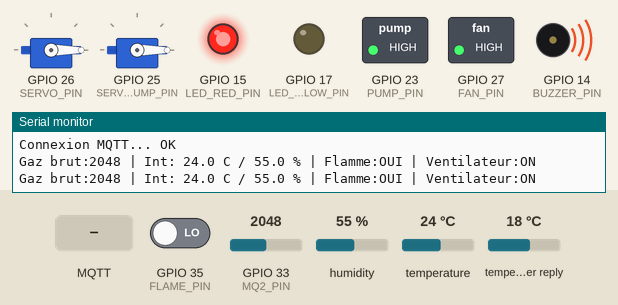
The sketch below on a simulated ESP32. Parts: 2 × servo, switched loads named in the sketch (green lamp = pin HIGH), output pins drawn as LEDs (lit = HIGH), buzzer (waves = sounding, pin HIGH), the last lines printed to the serial monitor. Inputs (shaded band) come from the test bench; at power-on: GPIO 35 (FLAME_PIN) LOW, GPIO 33 (MQ2_PIN) = 2048, humidity 55 %, temperature 24 °C, temperature in the weather reply 18 °C. WiFi joins after 1.5 s; servers stay silent unless stated; uploads are accepted with an empty reply; no MQTT or app messages arrive unless stated; web services answer with replies made up by the test bench; not simulated (calls return 0 or success): secrets.h.

Above: at 2.9 s.
3.0 s: GPIO 35 (FLAME_PIN) driven HIGH
At 3.55 s:
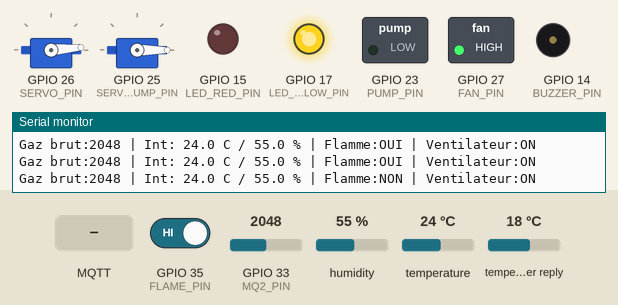
6.5 s: MQTT message "pump_on" arrives on the first subscribed topic
At 7.3 s:
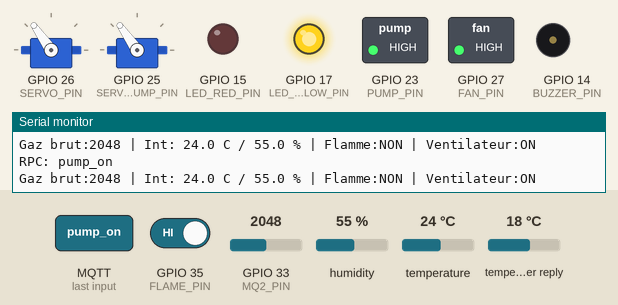
8.2 s: GPIO 33 (MQ2_PIN) set to 1053
9.7 s: GPIO 33 (MQ2_PIN) set to 938
At 10.7 s:
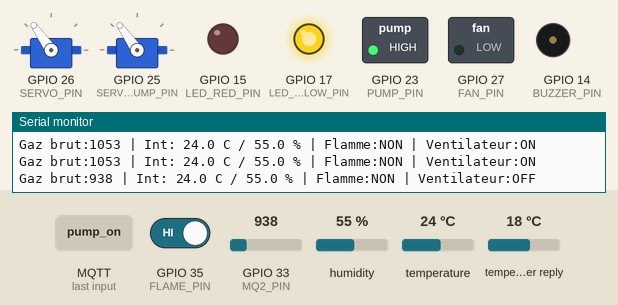
11.4 s: MQTT message "pump_off" arrives on the first subscribed topic
At 11.72 s:
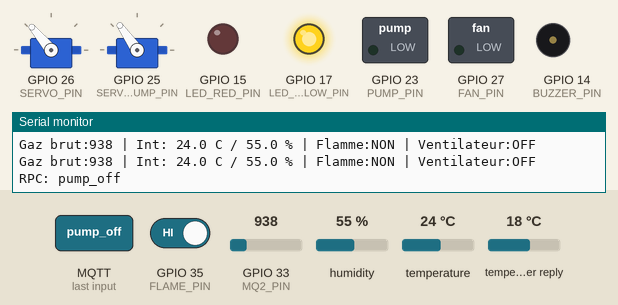
14.9 s: MQTT message "fan_on" arrives on the first subscribed topic
At 15.07 s:
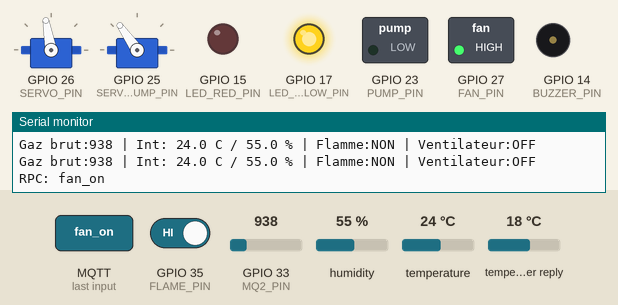
Timing chart, 0 to 22.3 s (numbered marks = the images above; inputs shaded):
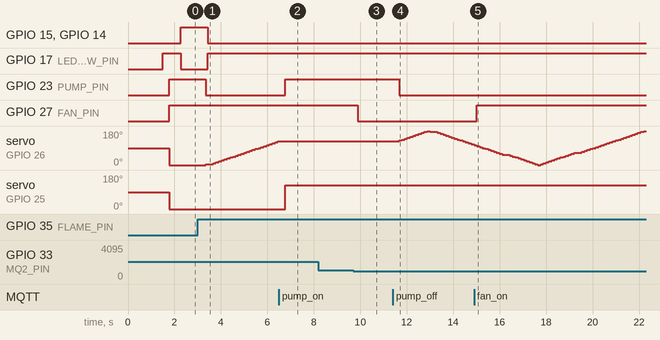

The sketch:

sicose.ino
```cpp
/*
 * SICoSE - firmware ESP32 (prototype)
 *
 * - Lit un capteur DHT22 (intérieur), un MQ-2 (gaz, valeur brute) et un capteur de flamme.
 * - Récupère la météo extérieure (Open-Meteo) toutes les 10 minutes.
 * - Envoie les mesures brutes à ThingsBoard et les appelle l'API IA du Raspberry Pi.
 * - Commande un ventilateur, une pompe, un servo de balayage, une LED et un buzzer.
 *
 * Les identifiants Wi-Fi, le token ThingsBoard et l'adresse du Raspberry Pi sont dans
 * secrets.h (non publié). Copier secrets.h.example vers secrets.h et le remplir.
 */

#include <Arduino.h>
#include <WiFi.h>
#include <PubSubClient.h>
#include <ESP32Servo.h>
#include "DHT.h"
#include <HTTPClient.h>
#include <ArduinoJson.h>
#include "secrets.h"

// ---------------- Configuration ----------------
const char* MQTT_SERVER = "demo.thingsboard.io";
const int   MQTT_PORT   = 1883;
const char* METEO_URL =
  "http://api.open-meteo.com/v1/forecast"
  "?latitude=34.03&longitude=-5.00"
  "&current_weather=true&hourly=relativehumidity_2m&forecast_days=1";

// ---------------- Broches ----------------
const int MQ2_PIN       = 33;   // sortie analogique du MQ-2
const int FLAME_PIN     = 35;   // sortie numérique du capteur de flamme (LOW = flamme)
const int FAN_PIN       = 27;
const int LED_RED_PIN   = 15;
const int LED_YELLOW_PIN= 17;
const int BUZZER_PIN    = 14;
const int PUMP_PIN      = 23;
const int SERVO_PIN     = 26;
const int SERVO_PUMP_PIN= 25;
const int DHT_PIN       = 13;
#define DHTTYPE DHT22

// Seuil de gaz en valeur brute (CAN 12 bits, 0 à 4095). À calibrer.
const int GAS_SEUIL_BRUT = 1000;

// ---------------- Objets et état ----------------
Servo servoCapteur;
Servo servoPompe;
DHT dht(DHT_PIN, DHTTYPE);
WiFiClient wifiClient;
PubSubClient mqtt(wifiClient);

bool manualFan  = false;
bool manualPump = false;
int  angleActuel = 0;
int  directionBalayage = 1;

unsigned long lastSend  = 0;
unsigned long lastMeteo = 0;
unsigned long lastAI    = 0;
const unsigned long SEND_INTERVAL  = 5000;     // 5 s
const unsigned long METEO_INTERVAL = 600000;   // 10 min
const unsigned long AI_INTERVAL    = 3000;     // 3 s

float tempExt = 20.0;
float humExt  = 50.0;

// ---------------- Point de rosée (Magnus-Tetens) ----------------
float pointDeRosee(float T, float RH) {
  const double a = 17.62, b = 243.12;
  double gamma = (a * T) / (b + T) + log(RH / 100.0);
  return (b * gamma) / (a - gamma);
}

// ---------------- Commandes reçues de ThingsBoard ----------------
void callbackRpc(char* topic, byte* payload, unsigned int length) {
  String msg;
  for (unsigned int i = 0; i < length; i++) msg += (char)payload[i];
  Serial.println("RPC: " + msg);
  if (msg.indexOf("fan_on")   >= 0) manualFan  = true;
  if (msg.indexOf("fan_off")  >= 0) manualFan  = false;
  if (msg.indexOf("pump_on")  >= 0) manualPump = true;
  if (msg.indexOf("pump_off") >= 0) manualPump = false;
}

void reconnecterMqtt() {
  while (!mqtt.connected()) {
    Serial.print("Connexion MQTT...");
    if (mqtt.connect("SICoSE_ESP32", TB_TOKEN, "")) {
      Serial.println(" OK");
      mqtt.subscribe("v1/devices/me/rpc/request/+");
    } else {
      Serial.printf(" echec rc=%d, nouvel essai dans 3 s\n", mqtt.state());
      delay(3000);
    }
  }
}

// ---------------- Météo extérieure ----------------
void recupererMeteo() {
  if (WiFi.status() != WL_CONNECTED) return;
  HTTPClient http;
  http.begin(METEO_URL);
  if (http.GET() == 200) {
    StaticJsonDocument<2048> doc;
    if (!deserializeJson(doc, http.getString())) {
      tempExt = doc["current_weather"]["temperature"] | tempExt;
      humExt  = doc["hourly"]["relativehumidity_2m"][0] | humExt;
      Serial.printf("Meteo exterieure : %.1f C, %.1f %%\n", tempExt, humExt);
    }
  }
  http.end();
}

// ---------------- Appel de l'API IA (Raspberry Pi) ----------------
void appellerIA(float temp, float hum, int gasBrut, int feu) {
  if (WiFi.status() != WL_CONNECTED) return;

  float rosee = pointDeRosee(temp, hum);
  char body[256];
  snprintf(body, sizeof(body),
    "{\"temperature\":%.1f,\"humidity\":%.1f,\"point_rosee\":%.1f,"
    "\"gas\":%d,\"flame\":%d,\"temp_ext\":%.1f,\"hum_ext\":%.1f}",
    temp, hum, rosee, gasBrut, feu, tempExt, humExt);

  HTTPClient http;
  http.begin(PI_API_URL);
  http.addHeader("Content-Type", "application/json");
  if (http.POST(body) == 200) {
    StaticJsonDocument<512> doc;
    if (!deserializeJson(doc, http.getString())) {
      char tb[256];
      snprintf(tb, sizeof(tb),
        "{\"score_moisissures\":%.2f,\"score_anomalie\":%.2f,"
        "\"niveau_alerte\":%d,\"tendance\":\"%s\"}",
        (float)(doc["score"] | 0.0f),
        (float)(doc["score_anomalie"] | 0.0f),
        (int)(doc["niveau_alerte"] | 0),
        (const char*)(doc["tendance"]["tendance"] | "stable"));
      mqtt.publish("v1/devices/me/telemetry", tb);
      Serial.println("Scores IA envoyes : " + String(tb));
    }
  }
  http.end();
}

// ---------------- Envoi des mesures brutes ----------------
void envoyerMesures(float temp, float hum, int gasBrut, bool flame, bool fan, bool pump) {
  char buf[256];
  snprintf(buf, sizeof(buf),
    "{\"temperature\":%.1f,\"humidity\":%.1f,\"gas\":%d,"
    "\"flame\":%s,\"fan\":%s,\"pump\":%s}",
    temp, hum, gasBrut,
    flame ? "true" : "false", fan ? "true" : "false", pump ? "true" : "false");
  mqtt.publish("v1/devices/me/telemetry", buf);
}

// ---------------- Initialisation ----------------
void setup() {
  Serial.begin(115200);

  WiFi.begin(WIFI_SSID, WIFI_PASSWORD);
  while (WiFi.status() != WL_CONNECTED) { delay(500); Serial.print("."); }
  Serial.println("\nWi-Fi OK");

  mqtt.setServer(MQTT_SERVER, MQTT_PORT);
  mqtt.setCallback(callbackRpc);

  pinMode(MQ2_PIN, INPUT);
  pinMode(FLAME_PIN, INPUT);
  pinMode(FAN_PIN, OUTPUT);
  pinMode(LED_RED_PIN, OUTPUT);
  pinMode(LED_YELLOW_PIN, OUTPUT);
  pinMode(BUZZER_PIN, OUTPUT);
  pinMode(PUMP_PIN, OUTPUT);

  digitalWrite(FAN_PIN, LOW);
  digitalWrite(PUMP_PIN, LOW);
  digitalWrite(LED_RED_PIN, LOW);
  digitalWrite(LED_YELLOW_PIN, HIGH);
  digitalWrite(BUZZER_PIN, LOW);

  servoCapteur.attach(SERVO_PIN, 500, 2400);
  servoCapteur.write(90);
  servoPompe.attach(SERVO_PUMP_PIN, 500, 2400);
  servoPompe.write(90);

  dht.begin();
  recupererMeteo();
  Serial.println("Systeme pret");
}

// ---------------- Boucle principale ----------------
void loop() {
  if (!mqtt.connected()) reconnecterMqtt();
  mqtt.loop();

  unsigned long now = millis();

  // Capteurs
  int  gasBrut = analogRead(MQ2_PIN);
  bool flamme  = (digitalRead(FLAME_PIN) == LOW);
  float hum    = dht.readHumidity();
  float temp   = dht.readTemperature();

  if (isnan(hum) || isnan(temp)) {
    Serial.println("Erreur DHT22");
    delay(2000);
    return;
  }

  // Ventilateur : commande manuelle ou gaz élevé
  bool gazEleve = gasBrut > GAS_SEUIL_BRUT;
  bool ventilateur = manualFan || gazEleve;
  digitalWrite(FAN_PIN, ventilateur ? HIGH : LOW);

  // Balayage du servo capteur, arrêt et pompe si flamme
  if (flamme || manualPump) {
    servoCapteur.write(angleActuel);
    servoPompe.write(angleActuel);
    digitalWrite(PUMP_PIN, HIGH);
    delay(500);
  } else {
    digitalWrite(PUMP_PIN, LOW);
    angleActuel += directionBalayage * 5;
    if (angleActuel >= 180) directionBalayage = -1;
    else if (angleActuel <= 0) directionBalayage = 1;
    servoCapteur.write(angleActuel);
    delay(100);
  }

  // LED et buzzer
  digitalWrite(LED_RED_PIN, flamme ? HIGH : LOW);
  digitalWrite(LED_YELLOW_PIN, flamme ? LOW : HIGH);
  digitalWrite(BUZZER_PIN, flamme ? HIGH : LOW);

  Serial.printf("Gaz brut:%d | Int: %.1f C / %.1f %% | Flamme:%s | Ventilateur:%s\n",
                gasBrut, temp, hum, flamme ? "OUI" : "NON", ventilateur ? "ON" : "OFF");

  if (now - lastSend >= SEND_INTERVAL) {
    lastSend = now;
    envoyerMesures(temp, hum, gasBrut, flamme, ventilateur, digitalRead(PUMP_PIN) == HIGH);
  }
  if (now - lastMeteo >= METEO_INTERVAL) {
    lastMeteo = now;
    recupererMeteo();
  }
  if (now - lastAI >= AI_INTERVAL) {
    lastAI = now;
    appellerIA(temp, hum, gasBrut, flamme ? 0 : 1);   // API : 0 = flamme, 1 = pas de flamme
  }

  delay(20);
}
```

Measured:
- the behaviour switches between 1001 and 1000 on GPIO 33 (MQ2_PIN) (found by bisection; images 2 and 3)
- after the input at 3.0 s, GPIO 15 (LED_RED_PIN), GPIO 14 (BUZZER_PIN): HIGH → LOW after 0.44 s; GPIO 17 (LED_YELLOW_PIN): LOW → HIGH after 0.44 s; GPIO 23 (PUMP_PIN): HIGH → LOW after 0.34 s; servo on GPIO 26 (SERVO_PIN): moves from 0° to 125° over 3.1 s, starting after 0.34 s
- after the input at 6.5 s, GPIO 23 (PUMP_PIN): LOW → HIGH after 0.27 s; servo on GPIO 26 (SERVO_PIN): stays 125° (without the input it goes to 130° after 0.27 s); servo on GPIO 25 (SERVO_PUMP_PIN): 0° → 125° after 0.27 s
- after the input at 9.7 s, GPIO 27 (FAN_PIN): HIGH → LOW after 0.20 s
- after the input at 11.4 s, GPIO 23 (PUMP_PIN): HIGH → LOW after 0.27 s; servo on GPIO 26 (SERVO_PIN): rises from 125° to 180° in 1.2 s, then falls to 105° in 2.0 s
- after the input at 14.9 s, GPIO 27 (FAN_PIN): LOW → HIGH after 0.12 s
